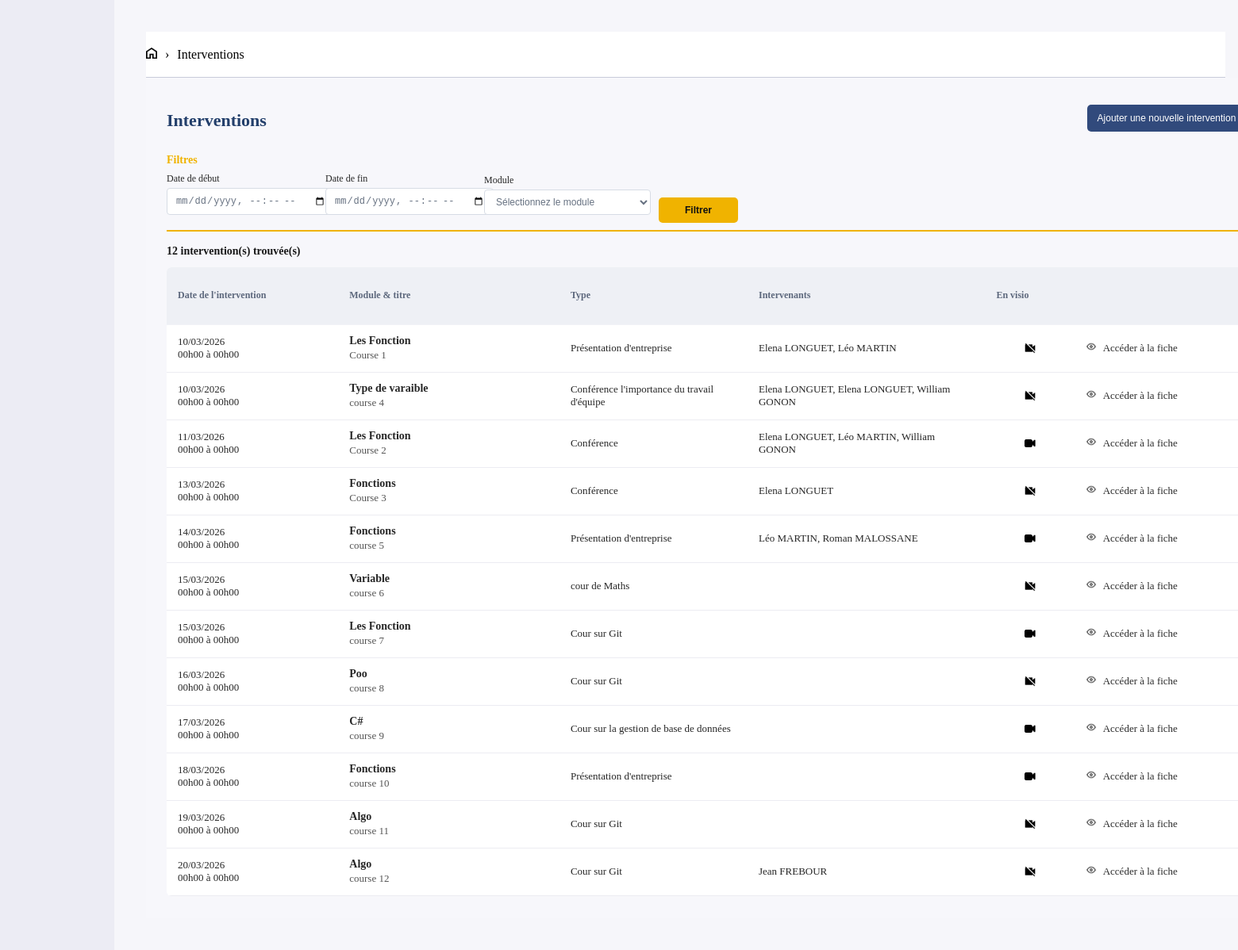
The app's page /Intervention.php, older data.
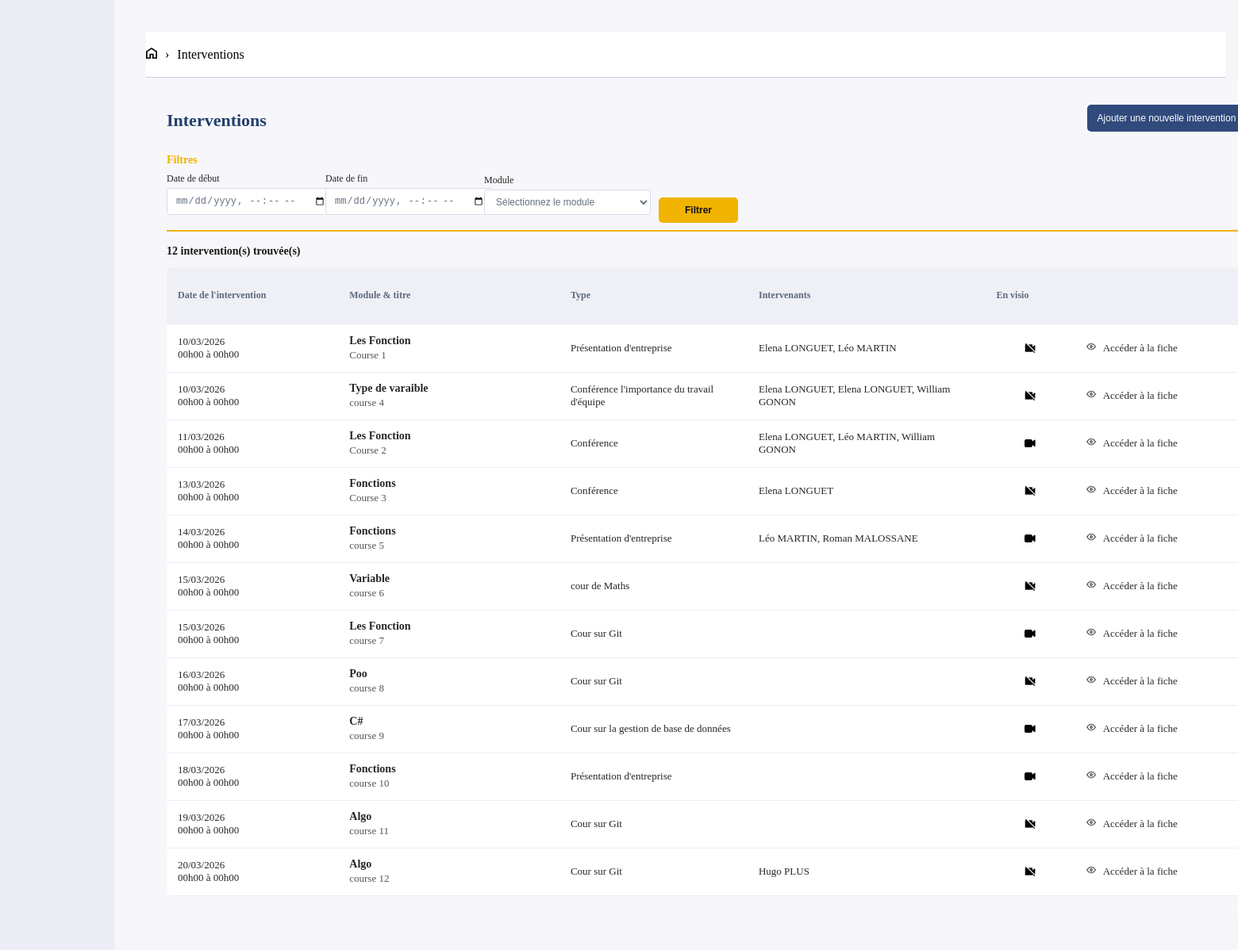
The same page, newer data.
### tables this page shows
CREATE TABLE IF NOT EXISTS `course` (
  `id` int NOT NULL AUTO_INCREMENT,
  `start_date` datetime NOT NULL,
  `end_date` datetime NOT NULL,
  `intervention_type_id` int NOT NULL,
  `module_id` int NOT NULL,
  `remotely` tinyint(1) DEFAULT NULL,
  `title` varchar(255) NOT NULL,
  PRIMARY KEY (`id`),
  KEY `id_course_module` (`module_id`),
  KEY `id_intervention` (`intervention_type_id`)
);

CREATE TABLE IF NOT EXISTS `module` (
  `id` int NOT NULL AUTO_INCREMENT,
  `code` varchar(50) NOT NULL,
  `parent_id` int DEFAULT NULL,
  `name` varchar(255) NOT NULL,
  `description` text NOT NULL,
  `hours_count` int DEFAULT NULL,
  `capstone_project` tinyint(1) DEFAULT NULL,
  PRIMARY KEY (`id`),
  KEY `parent_id` (`parent_id`) USING BTREE
);

CREATE TABLE IF NOT EXISTS `intervention_type` (
  `id` int NOT NULL AUTO_INCREMENT,
  `name` varchar(255) NOT NULL,
  `description` text NOT NULL,
  `color` varchar(20) NOT NULL,
  PRIMARY KEY (`id`)
);

### public/Intervention.php (the view, shortened to what the changed rows need)
<?php
require_once 'Connexion.php';
$sql = "
    SELECT
        c.id,
        c.start_date,
        c.end_date,
        c.title,
        c.remotely,
        m.name AS module,
        it.name AS type,
        GROUP_CONCAT(CONCAT(u.first_name, ' ', UPPER(u.last_name)) SEPARATOR ', ') AS instructors
    FROM course c
    JOIN module m ON c.module_id = m.id
    JOIN intervention_type it ON c.intervention_type_id = it.id
    LEFT JOIN course_instructor ci ON ci.course_id = c.id
    LEFT JOIN instructor i ON ci.instructor_id = i.id
    LEFT JOIN user u ON i.user_id = u.id
    WHERE 1 = 1
";
$params = [];
$sql .= " GROUP BY c.id ORDER BY c.start_date ASC";
$requete = $con->prepare($sql);
$requete->execute($params);
$interventions = $requete->fetchAll(PDO::FETCH_ASSOC);
?>
<!DOCTYPE html>
<html lang="fr">
<head>
    <link rel="stylesheet" href="style.css">
</head>
<body>
<div class="page-shell">
    <main class="page-content">
        <div class="content-column">
            <section class="intervention-page">
                <div class="page-header">
                    <h1>Interventions</h1>
                </div>
                <form method="GET" class="filter-form">
                    <h2 class="filter-title">Filtres</h2>
                </form>
                <table class="intervention-table">
                    <thead>
                        <tr>
                            <th class="col-date">Date de l'intervention</th>
                            <th class="col-module">Module &amp; titre</th>
                            <th class="col-type">Type</th>
                            <th class="col-instructors">Intervenants</th>
                            <th class="col-visio">En visio</th>
                            <th class="col-action"></th>
                        </tr>
                    </thead>
                    <tbody>
                        <?php foreach ($interventions as $intervention): ?>
                            <tr>
                                <td class="col-date">
                                    <?= date('d/m/Y', strtotime($intervention['start_date'])) ?><br>
                                    <?= date('H\hi', strtotime($intervention['start_date'])) ?> à <?= date('H\hi', strtotime($intervention['end_date'])) ?>
                                </td>
                                <td class="col-module">
                                    <div class="module-name"><?= htmlspecialchars($intervention['module']) ?></div>
                                    <div class="course-title"><?= htmlspecialchars($intervention['title']) ?></div>
                                </td>
                                <td class="col-type">
                                    <?= htmlspecialchars($intervention['type']) ?>
                                </td>
                                <td class="col-instructors">
                                    <?= htmlspecialchars($intervention['instructors']) ?>
                                </td>
                                <td class="col-visio">
                                    <?php if ((int)$intervention['remotely'] === 1): ?>
                                        <div class="icon-intervention">
                                          <image src="assets/VisioOn.png">
                                        </div>
                                    <?php else: ?>
                                        <div class="icon-intervention">
                                          <image src="assets/VisioOff.png">
                                        </div>
                                    <?php endif; ?>
                                </td>
                                <td class="col-action">
                                    <div class="action-link">
                                        <div class="icon-intervention">
                                            <img src="assets/Oeil.png">
                                        </div>
                                        <a href="fiche_intervention.php?id=<?= $intervention['id'] ?>">
                                            Accéder à la fiche
                                        </a>
                                    </div>
                                </td>
                            </tr>
                        <?php endforeach; ?>
                    </tbody>
                </table>
            </section>
        </div>
    </main>
</div>
</body>
</html>

Row changes from the older to the newer data that the page shows:
changed course "course 12": instructors "Jean FREBOUR" → "Hugo PLUS"
